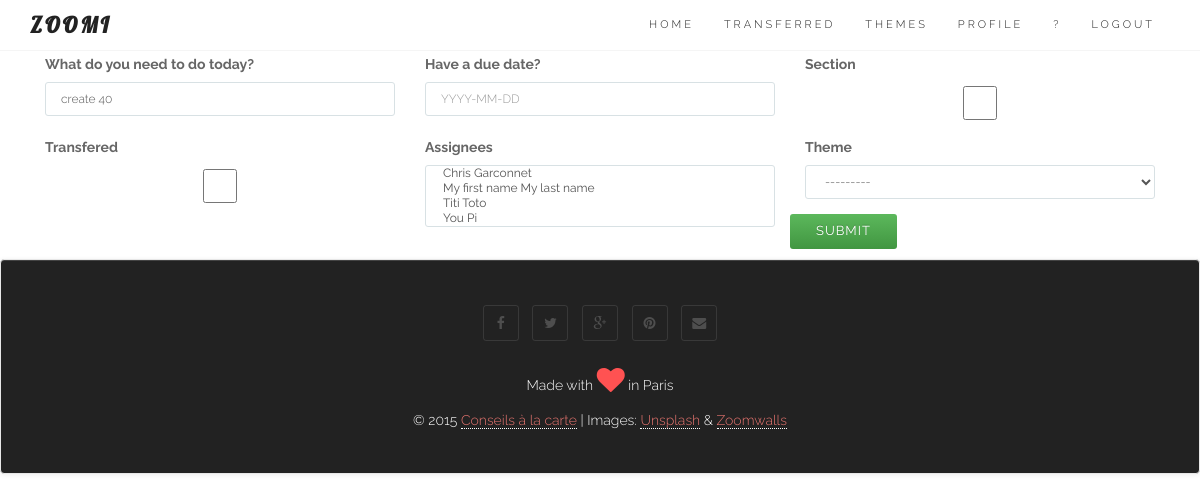
The page /entries/40/ (signed in) on the database as committed earlier.
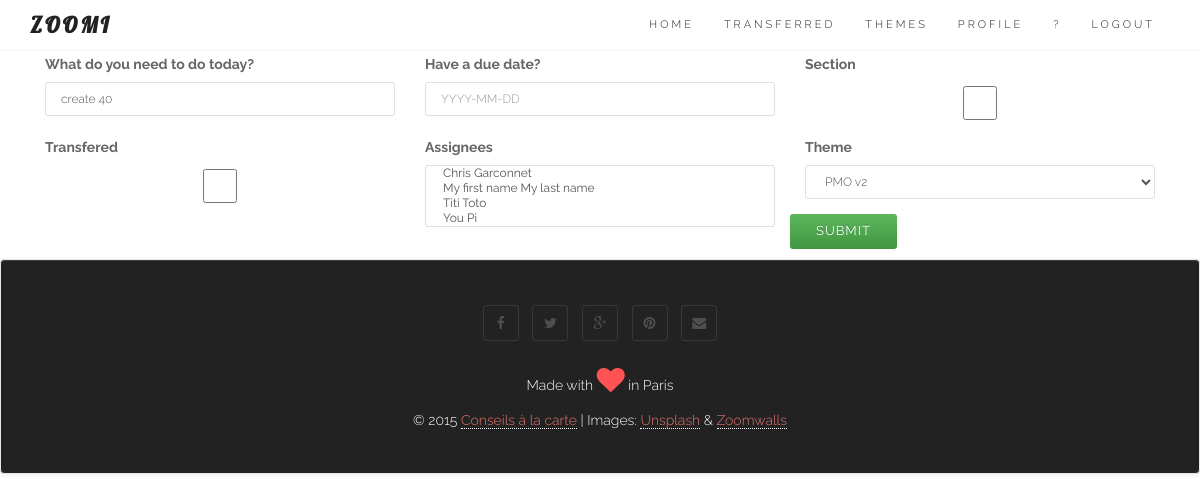
The same page on the database as committed later.
### core/models.py (models this page shows, shortened)
class Entry(models.Model):
	user = models.ForeignKey(User)
	name = models.CharField(max_length=100)
	data = models.CharField(max_length=200, blank=True)
	order = models.IntegerField(default=1000)
	duedate = models.DateField(null=True, blank=True)
	done = models.BooleanField(default=False) # 0 = to do / 1 = completed
	impediment = models.BooleanField(default=False) # 0 = No / 1 = Yes
	transfered = models.BooleanField(default=False) # 0 = No / 1 = Yes = no longer in your List
	assignees = models.ManyToManyField(User, related_name='assignees',blank=True)
	section = models.BooleanField(default=False) # 0 = No / 1 = Yes
	created_at = models.DateTimeField(auto_now_add=True)
	completed_on = models.DateTimeField(null=True, blank=True)
	theme = models.ForeignKey(Theme, null=True, blank=True)
	class Meta:
		ordering = ['order']
		verbose_name_plural = "entries"

### core/views.py (the view)
# urls.py: url(r'^entries/(?P<pk>\d+)/$', login_required(coreviews.EntryUpdateView.as_view()), name='detail'),
class EntryUpdateView(UpdateView): # re-used from v2
	model = coremodels.Entry
	template_name = 'base/form.html'
	form_class = coremodels.EntryUpdateForm
	def get_form_kwargs(self):
		kwargs = super(EntryUpdateView, self).get_form_kwargs()
		kwargs['user'] = self.request.user
		return kwargs

### core/models.py
class EntryUpdateForm(ModelForm):
	class Meta:
		model = Entry
		fields = ['name','duedate','section','transfered','assignees', 'theme'] # the fields on the edit page
	def __init__(self, *args, **kwargs): # current_business, as parameter (cf Creeam)
		self.request = kwargs.pop('request', None)
		current_user = kwargs.pop('user')
		super(EntryUpdateForm, self).__init__(*args, **kwargs)
		self.fields['name'].label = "What do you need to do today?"
		self.fields['duedate'].label = "Have a due date?"
		self.fields['duedate'].widget.attrs['placeholder'] = "YYYY-MM-DD"
		self.fields['name'].widget.attrs['autofocus'] = "on"
		users = User.objects.all()
		self.fields['assignees'].choices = [(user.pk, user.get_full_name()) for user in users]
		self.fields['theme'].queryset = Theme.objects.filter(user=current_user)

### core/models.py (called while the page is built)
	def __str__(self):
		return str(self.name)

### templates/base/form.html (shortened to what this page needs)
{% extends "base/theme.html" %}
{% load widget_tweaks %}
{% block content %}
<section id="services">
<div class="container">
<div class="row">
{% if form %}
<div class="col-md-12">
<form action="" method="post" enctype="multipart/form-data">{% csrf_token %}{{ form.media }}
{% for field in form %}
<div class="col-md-4">
	<div class="form-group warning">
	<label for="exampleInputFile">{{ field.label }}</label>
	{{ field|add_class:"form-control"}}
	</div>
</div>
{% endfor %}
<input type="submit" class="btn btn-success" role="button" value="{{ verb|default:"Submit" }}" />
</form>
</div>
{% endif %}
</div>
</div>
</section>
<p>
{% endblock %}

### templates/base/theme.html (shortened to what this page needs)
{% load staticfiles %}
{% load widget_tweaks %}
<!DOCTYPE html>
<html lang="en">
<head>
{% block css_js %}
		<link rel="stylesheet" href="https://maxcdn.bootstrapcdn.com/bootstrap/3.3.6/css/bootstrap.min.css">
		<link rel="stylesheet" href="https://maxcdn.bootstrapcdn.com/bootstrap/3.3.6/css/bootstrap-theme.min.css">
	<link href="{% static "css/font-awesome.min.css" %}" rel="stylesheet" media="screen">
	<link href="{% static "css/simple-line-icons.css" %}" rel="stylesheet" media="screen">
	<link href="{% static "css/animate.css" %}" rel="stylesheet">
	<link href="{% static "css/style.css" %}" rel="stylesheet" media="screen">
	<link rel="stylesheet" href="https://code.jquery.com/mobile/1.4.5/jquery.mobile-1.4.5.min.css" />
{% endblock %}
</head>
<body>
{% block navigation %}
	<header class="header">
		<nav class="navbar navbar-custom" role="navigation">
			<div class="container">
				<div class="navbar-header">
					<a class="navbar-brand" href="/">Zoomi</a>
				</div>
				<div class="collapse navbar-collapse" id="custom-collapse" data-role="navbar">
					<ul class="nav navbar-nav navbar-right">
						<li><a href="/">Home</a></li>
						{% if user.is_authenticated %}
						<li>
						    <a class="page-scroll" href="/transferred">Transferred</a>
						</li>
						<li>
						    <a class="page-scroll" href="/themes">Themes</a>
						</li>
						<li>
						    <a class="page-scroll" href="/user/details">Profile</a>
						</li>
						<li>
						    <a class="page-scroll" href="/releases">?</a>
						</li>
						<li>
						    <a class="page-scroll" href="/logout">Logout</a>
						</li>
						{% else %}
						<li>
						    <a class="page-scroll" href="/entrance">Log in</a>
						</li>
						{% endif %}
 					</ul>
				</div>
			</div>
		</nav>
	</header>
{% endblock %}
<div class="container">
	<div class="row">
		<div class="col-sm-12">
		</div>
	</div>
</div>
{% block content %}{% endblock %}
{% block footer %}
	<footer id="footer" class="navbar navbar-default">
		<div class="container">
			<div class="row">
				<div class="col-sm-12">
					<ul class="social-links">
						<li><a href="index.html#" class="wow fadeInUp"><i class="fa fa-facebook"></i></a></li>
						<li><a href="index.html#" class="wow fadeInUp" data-wow-delay=".1s"><i class="fa fa-twitter"></i></a></li>
						<li><a href="index.html#" class="wow fadeInUp" data-wow-delay=".2s"><i class="fa fa-google-plus"></i></a></li>
						<li><a href="index.html#" class="wow fadeInUp" data-wow-delay=".4s"><i class="fa fa-pinterest"></i></a></li>
						<li><a href="index.html#" class="wow fadeInUp" data-wow-delay=".5s"><i class="fa fa-envelope"></i></a></li>
					</ul>
					<p class="heart">
                        Made with <span class="fa fa-heart fa-2x animated pulse"></span> in Paris
                    </p>
                    <p class="copyright">
                        © 2015 <a href="http://conseil.garconnet.ch" target=_new >Conseils à la carte</a> | Images: <a href="https://unsplash.com/">Unsplash</a> & <a href="http://zoomwalls.com/">Zoomwalls</a>
					</p>
				</div>
			</div>
		</div>
	</footer>
{% endblock %}
</body>
</html>

### static/css/style.css (style rules this page uses)
body { font: 300 14px/1.8 'Raleway', sans-serif; color: #666; overflow-x: hidden; }
a { color: #E7746F; }
.navbar a, .form-control { -webkit-transition: all 0.4s ease-in-out 0s; -moz-transition: all 0.4s ease-in-out 0s; -ms-transition: all 0.4s ease-in-out 0s; -o-transition: all 0.4s ease-in-out 0s; transition: all 0.4s ease-in-out 0s; }
a, .btn { -webkit-transition: all 0.125s ease-in-out 0s; -moz-transition: all 0.125s ease-in-out 0s; -ms-transition: all 0.125s ease-in-out 0s; -o-transition: all 0.125s ease-in-out 0s; transition: all 0.125s ease-in-out 0s; }
.btn, .form-control, .form-control:hover, .form-control:focus, .navbar-custom .dropdown-menu { -webkit-box-shadow: none; box-shadow: none; }
.btn, .iconbox, .progress, #filter li, .scroll-up a, .form-control, .input-group-addon { -webkit-border-radius: 3px; -moz-border-radius: 3px; -o-border-radius: 3px; border-radius: 3px; }
.form-control { background: #FFF; border: 1px solid #D8E1E4; font-size: 12px; padding: 0 15px; }
.btn { font-family: Raleway, sans-serif; text-transform: uppercase; letter-spacing: 1px; font-size: 13px; padding: 8px 26px; border: 0; }
#footer { background: #222; text-align: center; padding: 40px 0; color: #FFF; }
.copyright { margin: 0; }
.copyright a { border-bottom: 1px dotted #fff; }
#footer span { animation-iteration-count: infinite; -webkit-animation-iteration-count: infinite; color: #ff5252; }
.social-links { list-style: none; padding: 0; margin: 0 0 20px; }
.social-links li { display: inline-block; margin: 5px; }
.social-links a { width: 36px; height: 36px; display: block; line-height: 35px; text-align: center; border: 1px solid rgba(255, 255, 255, .1); -webkit-border-radius: 3px; -moz-border-radius: 3px; border-radius: 3px; font-size: 14px; color: rgba(255, 255, 255, .2); }
.header { border-bottom: 1px solid #f5f5f5; position: relative; width: 100%; z-index: 998; }
.navbar-custom { border: 0; border-radius: 0; margin: 0; text-transform: uppercase; font-family: Raleway, sans-serif; }
.navbar-custom, .navbar-custom .dropdown-menu { background: #fff; padding: 0; }
.navbar-custom .navbar-brand, .navbar-custom .navbar-nav > li > a, .navbar-custom .navbar-nav .dropdown-menu > li > a { font-size: 11px; letter-spacing: 3px; color: #222; }
.navbar-custom .navbar-brand { font-weight: 700; font-size: 22px; font-family: Lobster, cursive; }

Rows that differ between the two databases and show on the page:
changed Entry "create 40": theme "---------" → "PMO v2"
